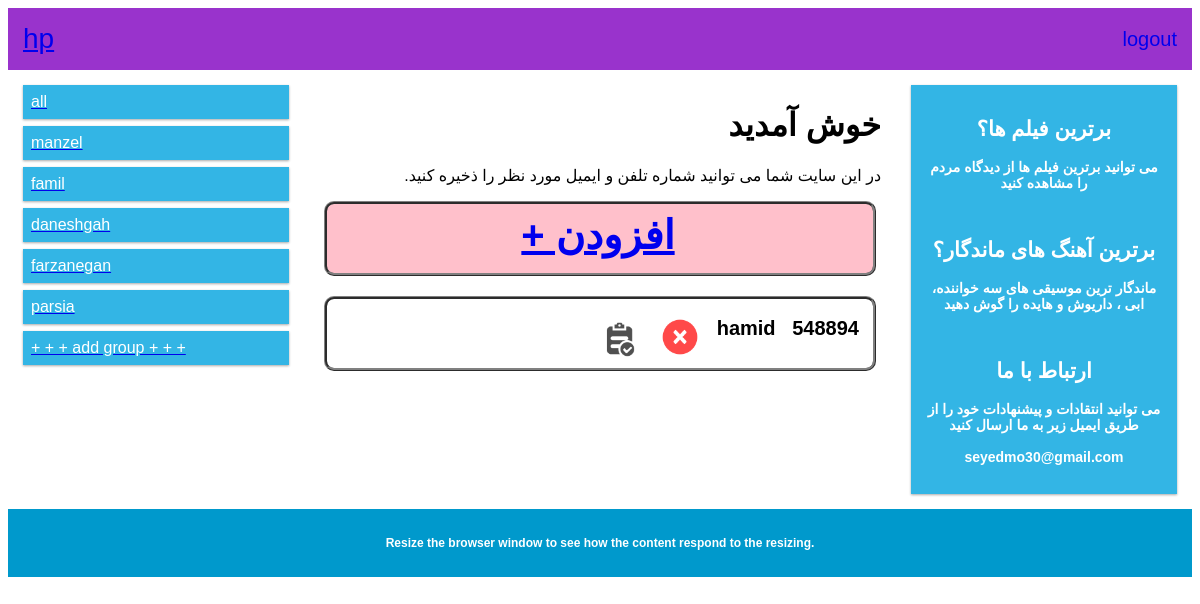
/contacts/9/ (signed in), run on an earlier commit of the app's database.
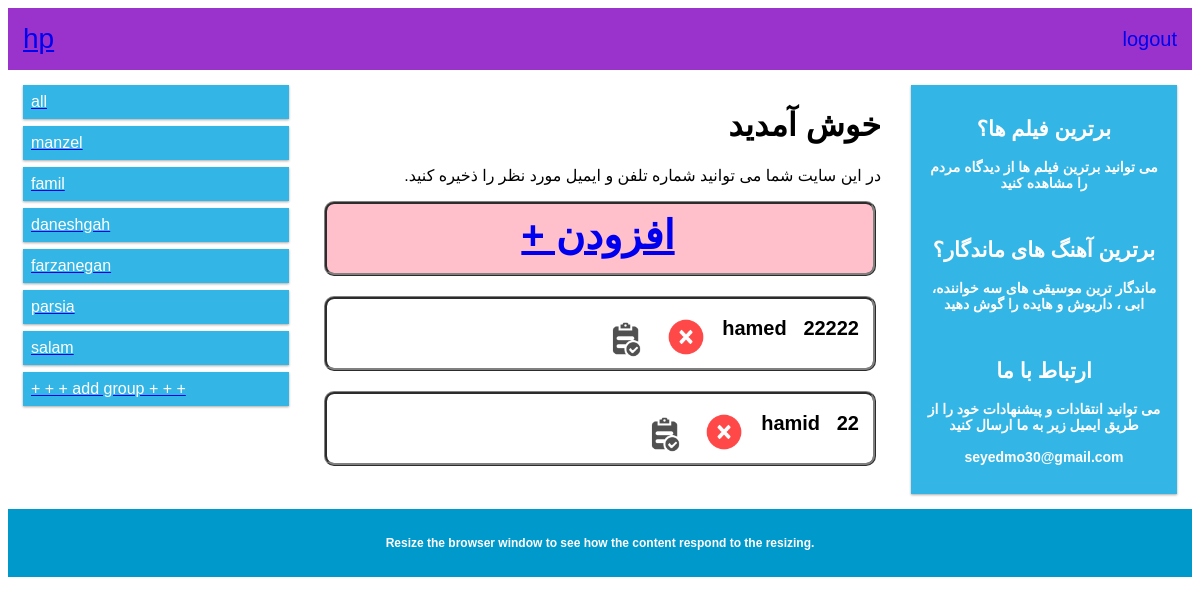
And on a later commit of the database.
### phone/models.py (models this page shows, shortened)
class Grp(models.Model):
    name=models.CharField(max_length=30)
    user=models.ForeignKey(User,on_delete=models.CASCADE)

class Phone(models.Model):
    name=models.CharField(max_length=30)
    number=models.IntegerField()
    group=models.ForeignKey(Grp,null='true' ,on_delete=models.CASCADE)
    user=models.ForeignKey(User,on_delete=models.CASCADE)

### phone/views.py (the view)
# urls.py: path('contacts/<int:grp_id>/',views.contacts ,name='contacts'),
@login_required(login_url="signup")
def contacts(request,grp_id):
        group_id=get_object_or_404(Grp,pk=grp_id)
        groups=Grp.objects.all().filter(user=request.user)
        contacts=Phone.objects.all().filter(user=request.user).filter(group=group_id)
        return render(request,'phone/index.html',{'contacts':contacts,'groups':groups,'grp_id':group_id.id})

### phone/templates/phone/index.html (shortened to what this page needs)
{% extends 'base.html' %}
{% load staticfiles %}
{% block content %}
<div class="row">
<div class="col-3 col-s-3 menu">
  <ul>
		<a href="/contacts">
    <li>all </li>
		</a>
		{%for group in groups%}
		<a href="/contacts/{{group.id}}">
    <li>{{group.name}} </li>
		</a>
		{% endfor %}
			<a href="/add_grp">
	    <li>+ + + add group + + + </li>
			</a>
  </ul>
</div>
<div style="direction:rtl"  class="col-6 col-s-9">
  <h1>خوش آمدید</h1>
  <p>در این سایت شما می توانید شماره تلفن و ایمیل مورد نظر را ذخیره کنید.</p>
	<div >
<a href="{% url 'add'%}">
	<div class="div1" style="background-color:pink;text-align: center;font-size:40px;">
<b>افزودن + <b>
</diV></a>
{% for contact in contacts.all %}
<div class="div1" >
<div class="div2">
{{contact.name}} &nbsp&nbsp{{contact.number}} &nbsp&nbsp
<div style="float:left">
  <a href="/contacts/{{grp_id}}/delete/{{contact.id}}" ><img class="star" src="{% static 'delete.png' %}" alt="rate" width="40" height=auto></a> &nbsp
  <a href="/contacts/update/{{contact.id}}" ><img class="star" src="{% static 'edit.png' %}" alt="rate" width="40" height=auto></a> &nbsp
</div></div></div>
{% endfor %}
</div>
</div>
{%endblock%}

### contact/templates/base.html (shortened to what this page needs)
<!DOCTYPE html>
<html>
<head>
</head>
<body>
<div class="header">
  {% if user.is_authenticated %}
  <a href="{% url 'contacts_all'%}"
  <b style="font-size:28px">{{user}}</b>
</a>
  <a href="javascript:{document.getElementById('logout').submit()}">
  <div style="float:right;margin-top:5px;font-size:20px"> logout </div>
  </a>
{% endif %}
</div>
{% block content %}
{% endblock  %}
<div class="col-3 col-s-12">
  <div class="aside">
    <h2>برترین فیلم ها؟</h2>
    <p>می توانید برترین فیلم ها از دیدگاه مردم را مشاهده کنید</p><br>
    <h2>برترین آهنگ های ماندگار؟</h2>
    <p>ماندگار ترین موسیقی های سه خواننده، ابی ، داریوش و هایده را گوش دهید</p><br>
    <h2>ارتباط با ما</h2>
    <p>می توانید انتقادات و پیشنهادات خود را از طریق ایمیل زیر به ما ارسال کنید<br><br>
	seyedmo30@gmail.com</p>
  </div>
</div>
</div>
<div class="footer">
  <p>Resize the browser window to see how the content respond to the resizing.</p>
</div>
</body>
</html>

What changed in the data, as far as the page shows it:
added Grp: name "salam"
added Phone: name "hamed"
